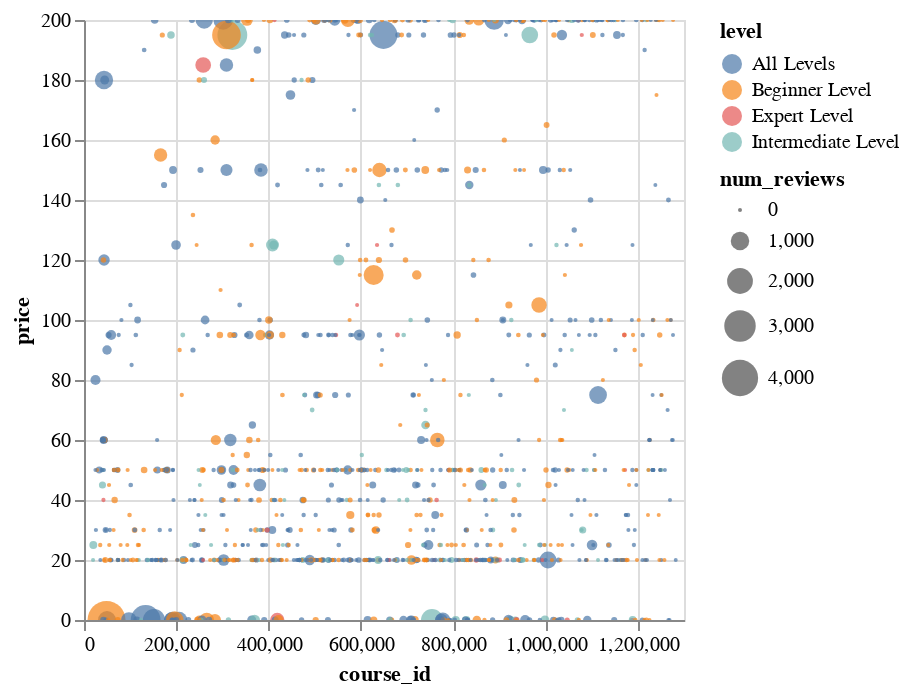

Source (notebook cell):
### Code cell
alt.Chart(udemyDS).mark_circle().encode(
x = 'course_id',
y = 'price' ,
    size='num_reviews',
    color='level',
tooltip=['course_id','num_reviews','Rating','price']).interactive()

### Figure 1 — Vega-Lite specification as saved in the notebook (floating-point values rounded to 4 significant figures; data arrays with more than 128 entries replaced by an {"elided": "..."} marker saying what was removed)
{"data": {"name": "data-bbec9878f74bd42d08bab4fff5dae9fa"}, "mark": "circle", "encoding": {"color": {"field": "level", "type": "nominal"}, "size": {"field": "num_reviews", "type": "quantitative"}, "tooltip": [{"field": "course_id", "type": "quantitative"}, {"field": "num_reviews", "type": "quantitative"}, {"field": "Rating", "type": "quantitative"}, {"field": "price", "type": "quantitative"}], "x": {"field": "course_id", "type": "quantitative"}, "y": {"field": "price", "type": "quantitative"}}, "selection": {"selector007": {"type": "interval", "bind": "scales", "encodings": ["x", "y"]}}, "$schema": "https://vega.github.io/schema/vega-lite/v4.17.0.json", "datasets": {"data-bbec9878f74bd42d08bab4fff5dae9fa": {"elided": "1191 records"}}}
